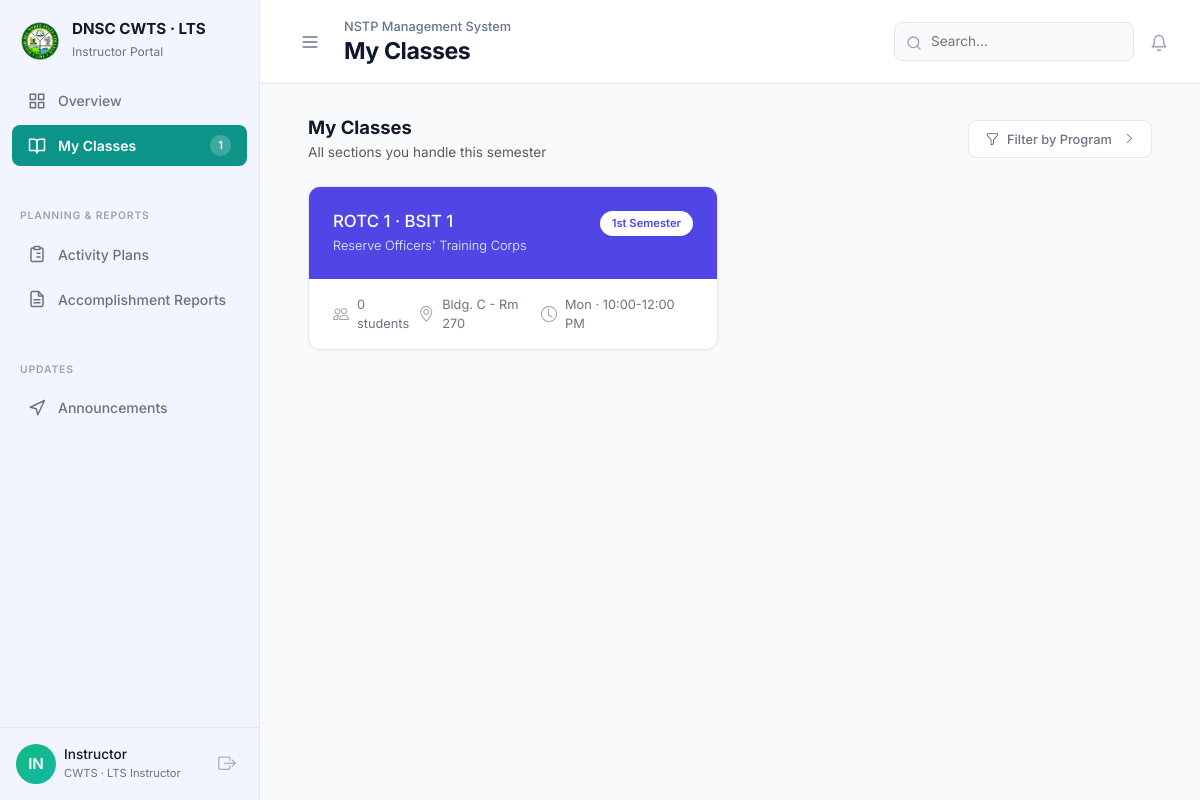
Page /instructor/my_section.php (signed in) on the committed database.
### tables this page shows
CREATE TABLE `sections` (
  `id` int NOT NULL AUTO_INCREMENT,
  `component` enum('CWTS','LTS','ROTC') NOT NULL,
  `section_name` varchar(50) NOT NULL,
  `school_year` varchar(20) NOT NULL,
  `semester` enum('1st','2nd','Summer') NOT NULL,
  `instructor_id` int DEFAULT NULL,
  `created_at` timestamp NULL DEFAULT CURRENT_TIMESTAMP,
  PRIMARY KEY (`id`),
  KEY `instructor_id` (`instructor_id`),
  CONSTRAINT `sections_ibfk_1` FOREIGN KEY (`instructor_id`) REFERENCES `users` (`id`) ON DELETE SET NULL
);

### instructor/controllers/MySectionController.php (called while the page is built, shortened)
<?php
$instructor_id = $_SESSION['user_id'];
$stmtAllSections = $pdo->prepare("SELECT * FROM sections WHERE instructor_id = ? ORDER BY component, section_name");
$stmtAllSections->execute([$instructor_id]);
$all_assigned_sections = $stmtAllSections->fetchAll();

### instructor/my_section.php (the view, shortened to what this page needs)
<?php
require '../config/db.php';
require 'controllers/MySectionController.php';
include '../includes/header.php';
include '../includes/instructor_sidebar.php';
?>
<div class="flex-grow-1 p-4 p-lg-5 w-100" style="background-color: #F9FAFB; min-height: 100vh;">
    <?php include '../includes/topbar.php'; ?>
    <div class="d-flex justify-content-between align-items-center mb-4 mt-2">
        <div>
            <h5 class="fw-bold mb-1" style="color: #111827; font-size: 1.15rem;">My Classes</h5>
            <div class="text-muted" style="font-size: 0.85rem;">All sections you handle this semester</div>
        </div>
        <div class="d-flex gap-2">
            <button class="btn btn-sm btn-white border d-flex align-items-center gap-2 px-3 py-2" style="border-radius: 8px; font-weight: 500; color: #6B7280; background: white; border-color: #E5E7EB !important; font-size: 0.8rem;">
                <i class="bi bi-funnel text-muted" style="font-size: 0.85rem;"></i> Filter by Program <i class="bi bi-chevron-right text-muted ms-1" style="font-size: 0.7rem;"></i>
            </button>
        </div>
    </div>
    <div class="row g-4">
        <?php if (count($all_assigned_sections) > 0): ?>
            <?php
            $theme_colors = [
                ['bg' => '#4F46E5', 'text' => '#4F46E5'],
                ['bg' => '#A855F7', 'text' => '#A855F7'],
                ['bg' => '#F97316', 'text' => '#F97316'],
                ['bg' => '#10B981', 'text' => '#10B981']
            ];
            $idx = 0;
            foreach ($all_assigned_sections as $sec):
                $theme = $theme_colors[$idx % count($theme_colors)];
                $stmtStuCount = $pdo->prepare("SELECT COUNT(*) FROM enrollments WHERE section_id = ?");
                $stmtStuCount->execute([$sec['id']]);
                $sec_student_count = $stmtStuCount->fetchColumn();
                $full_name = ($sec['component'] == 'CWTS') ? 'Community Welfare Training Service' : (($sec['component'] == 'LTS') ? 'Literacy Training Service' : 'Reserve Officers\' Training Corps');
                $seed = $sec['id'];
                $room = 'Bldg. ' . chr(65 + ($seed % 4)) . ' - Rm ' . (100 + (($seed * 37) % 200));
                $days = ['Mon', 'Tue', 'Wed', 'Thu', 'Fri'];
                $day = $days[$seed % 5];
                $start_hour = 8 + ($seed % 4);
                $end_hour = $start_hour + 2;
                $time = $start_hour . ':00-' . $end_hour . ':00 ' . ($end_hour >= 12 ? 'PM' : 'AM');
                $semester_text = ($sec['semester'] ?? '1st') === '2nd' ? '2nd Semester' : (($sec['semester'] ?? '1st') === 'Summer' ? 'Summer' : '1st Semester');
            ?>
            <div class="col-md-6">
                <div style="background: white; border: 1px solid #E5E7EB; border-radius: 12px; overflow: hidden; box-shadow: 0 1px 3px rgba(0,0,0,0.05); display: flex; flex-direction: column;">
                    <div style="background-color: <?= $theme['bg'] ?>; padding: 24px; color: white;">
                        <div class="d-flex justify-content-between align-items-start">
                            <div>
                                <h6 class="fw-medium mb-1" style="font-size: 1.05rem; font-weight: 500;"><?= htmlspecialchars($sec['component'] . ' 1 · ' . $sec['section_name']) ?></h6>
                                <div style="font-size: 0.8rem; font-weight: 300; opacity: 0.95;"><?= $full_name ?></div>
                            </div>
                            <span style="background: white; color: <?= $theme['text'] ?>; padding: 4px 12px; border-radius: 20px; font-size: 0.7rem; font-weight: 600; box-shadow: 0 1px 2px rgba(0,0,0,0.05);">
                                <?= $semester_text ?>
                            </span>
                        </div>
                    </div>
                    <div style="padding: 16px 24px;">
                        <div class="d-flex justify-content-between align-items-center" style="font-size: 0.8rem; color: #6B7280;">
                            <div class="d-flex align-items-center gap-2"><i class="bi bi-people" style="font-size: 1rem; color: #9CA3AF;"></i> <?= $sec_student_count ?> students</div>
                            <div class="d-flex align-items-center gap-2"><i class="bi bi-geo-alt" style="font-size: 1rem; color: #9CA3AF;"></i> <?= $room ?></div>
                            <div class="d-flex align-items-center gap-2"><i class="bi bi-clock" style="font-size: 1rem; color: #9CA3AF;"></i> <span><?= $day . ' · ' . $time ?></span></div>
                        </div>
                    </div>
                </div>
            </div>
            <?php
                $idx++;
            endforeach;
            ?>
        <?php endif; ?>
    </div>
</div>
</body>
</html>

### assets/css/style.css (style rules this page uses)
:root { --primary-bg: #f2f5fe; --primary-accent: #4f39f6; --primary-accent-light: rgba(79, 57, 246, 0.08); --primary-active: #4f39f6; --text-sidebar: #6B7280; --text-sidebar-active: #FFFFFF; --bg-light: #F8F9FB; --border-color: #E5E7EB; --text-dark: #111827; --text-muted: #6B7280; --text-secondary: #9CA3AF; --instructor-accent: #0D9488; --instructor-active: #0D9488; --rotc-sidebar-bg: #1F2937; --rotc-accent: #F59E0B; --rotc-active: #F59E0B; --icon-coral: #F87171; --icon-green: #10B981; --icon-red: #EF4444; --icon-indigo: #6366F1; --icon-orange: #F97316; --icon-purple: #8B5CF6; --icon-blue: #3B82F6; --icon-teal: #14B8A6; }
* { box-sizing: border-box; }
body { background-color: var(--bg-light); font-family: 'Inter', -apple-system, BlinkMacSystemFont, sans-serif; color: var(--text-dark); margin: 0; }

### includes/header.php (style rules this page uses)
@media (min-width: 992px) { .wrapper > .flex-grow-1 { min-height: 100vh; overflow-x: hidden; flex-grow: 1; min-width: 0; padding-top: 108px !important; transition: all 0.3s cubic-bezier(0.4, 0, 0.2, 1); } }

### rows in the picture
sections: component+section_name "ROTC 1 · BSIT 1", component "Reserve Officers' Training Corps", semester "1st Semester", sec_student_count "0", id "Bldg. C - Rm 270", id "Mon", id "10:00-12:00 PM"

### other values in the picture
$my_sections_count "1"
$initials "IN"
$fullName "Instructor"
$semester_label "NSTP Management System"
$topbar_title "My Classes"
